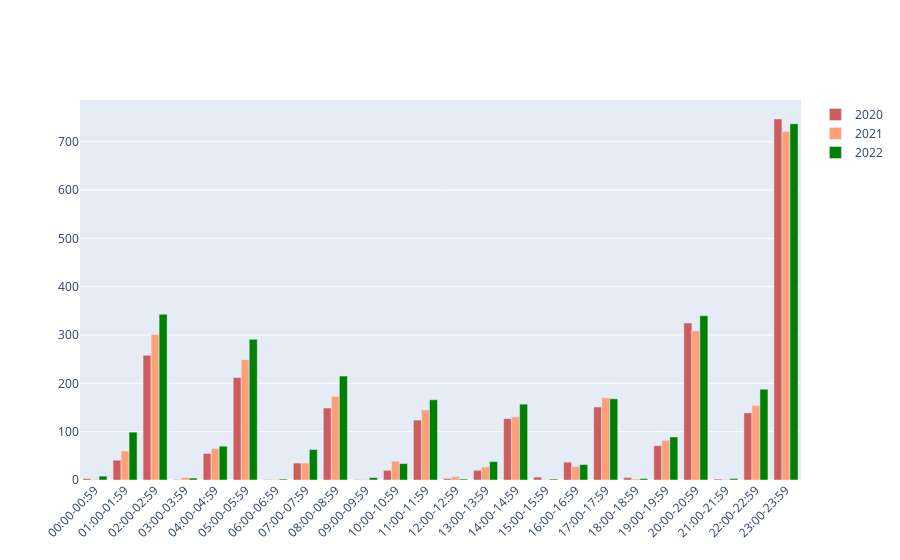

The notebook cell this image was saved under:
### Code cell
import plotly.graph_objects as go

hours = ['00:00-00:59', '01:00-01:59', '02:00-02:59', '03:00-03:59', '04:00-04:59', '05:00-05:59', '06:00-06:59', '07:00-07:59', '08:00-08:59', '09:00-09:59', '10:00-10:59', '11:00-11:59',
           '12:00-12:59', '13:00-13:59', '14:00-14:59', '15:00-15:59', '16:00-16:59', '17:00-17:59', '18:00-18:59', '19:00-19:59', '20:00-20:59', '21:00-21:59', '22:00-22:59', '23:00-23:59']

fig = go.Figure()
fig.add_trace(go.Bar(
    x=hours,
    y=results2_2020['count'],
    name='2020',
    marker_color='indianred'
))
fig.add_trace(go.Bar(
    x=hours,
    y=results2_2021['count'],
    name='2021',
    marker_color='lightsalmon'
))
fig.add_trace(go.Bar(
    x=hours,
    y=results2_2022['count'],
    name='2022',
    marker_color='green'
))

# Here we modify the tickangle of the xaxis, resulting in rotated labels.
fig.update_layout(barmode='group', xaxis_tickangle=-45)
fig.show()

### Figure 1 — Plotly figure (JSON) as saved in the notebook; plotly's stock layout.template omitted (floating-point values rounded to 4 significant figures)
{"data": [{"marker": {"color": "indianred"}, "name": "2020", "type": "bar", "x": ["00:00-00:59", "01:00-01:59", "02:00-02:59", "03:00-03:59", "04:00-04:59", "05:00-05:59", "06:00-06:59", "07:00-07:59", "08:00-08:59", "09:00-09:59", "10:00-10:59", "11:00-11:59", "12:00-12:59", "13:00-13:59", "14:00-14:59", "15:00-15:59", "16:00-16:59", "17:00-17:59", "18:00-18:59", "19:00-19:59", "20:00-20:59", "21:00-21:59", "22:00-22:59", "23:00-23:59"], "y": [3, 41, 258, 1, 55, 212, 1, 35, 149, 1, 20, 124, 3, 20, 127, 6, 37, 151, 5, 71, 325, 2, 139, 747, 3, 156, 984, 1, 120, 724, 3, 101, 676, 5, 124, 771, 9, 123, 960, 4, 138, 1144, 2, 156, 1161, 5, 188, 1319, 5, 214, 1387, 5, 254, 1513, 4, 228, 1480, 4, 207, 1232, 6, 142, 879, 7, 119, 749, 4, 96, 563, 5, 69, 431]}, {"marker": {"color": "lightsalmon"}, "name": "2021", "type": "bar", "x": ["00:00-00:59", "01:00-01:59", "02:00-02:59", "03:00-03:59", "04:00-04:59", "05:00-05:59", "06:00-06:59", "07:00-07:59", "08:00-08:59", "09:00-09:59", "10:00-10:59", "11:00-11:59", "12:00-12:59", "13:00-13:59", "14:00-14:59", "15:00-15:59", "16:00-16:59", "17:00-17:59", "18:00-18:59", "19:00-19:59", "20:00-20:59", "21:00-21:59", "22:00-22:59", "23:00-23:59"], "y": [1, 60, 301, 5, 65, 249, 1, 35, 173, 1, 39, 145, 7, 27, 131, 1, 28, 170, 2, 82, 309, 1, 154, 721, 3, 195, 1062, 1, 127, 848, 4, 127, 767, 3, 127, 922, 2, 199, 1101, 2, 189, 1187, 3, 226, 1238, 5, 213, 1492, 7, 253, 1459, 2, 273, 1661, 4, 275, 1617, 4, 194, 1304, 6, 168, 975, 4, 158, 710, 2, 110, 638, 2, 85, 476]}, {"marker": {"color": "green"}, "name": "2022", "type": "bar", "x": ["00:00-00:59", "01:00-01:59", "02:00-02:59", "03:00-03:59", "04:00-04:59", "05:00-05:59", "06:00-06:59", "07:00-07:59", "08:00-08:59", "09:00-09:59", "10:00-10:59", "11:00-11:59", "12:00-12:59", "13:00-13:59", "14:00-14:59", "15:00-15:59", "16:00-16:59", "17:00-17:59", "18:00-18:59", "19:00-19:59", "20:00-20:59", "21:00-21:59", "22:00-22:59", "23:00-23:59"], "y": [8, 99, 343, 4, 70, 291, 2, 63, 215, 5, 34, 166, 2, 38, 157, 2, 32, 168, 3, 89, 340, 3, 188, 737, 4, 232, 1212, 4, 142, 833, 7, 146, 770, 5, 157, 803, 4, 186, 1057, 5, 196, 1159, 4, 201, 1242, 5, 227, 1490, 3, 247, 1404, 5, 317, 1579, 6, 266, 1551, 4, 241, 1287, 1, 166, 974, 2, 131, 717, 11, 142, 646, 2, 115, 535]}], "layout": {"barmode": "group", "xaxis": {"tickangle": -45}}}
